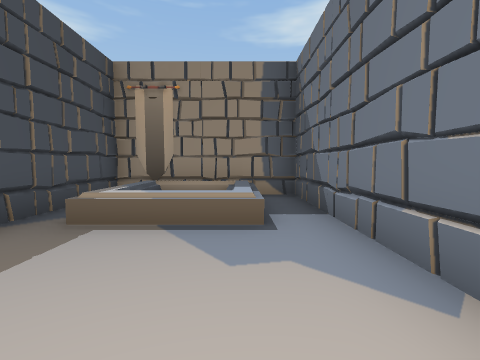
View 1 (above)

15 first-person views from a walk through a scene from a Unity 3-D project. The camera is 1.5 m above the floor, tilts 4° down and sees 90° across. Doors are open. The floor is counted in squares, 2 m on a side. Each view is taken from the middle of a square. On the plan, view 1 faces up. The plan holds only what a view shows up to about 9 squares ahead; the rest is blank. The place goes on beyond the plan. The player character is not drawn.

View 2
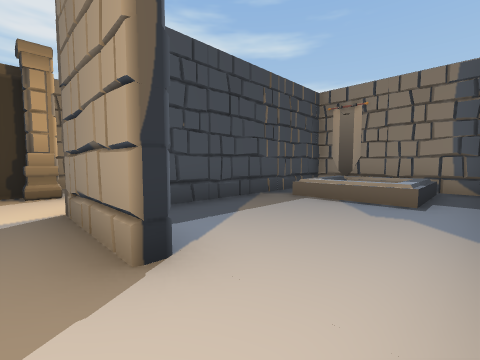

View 3
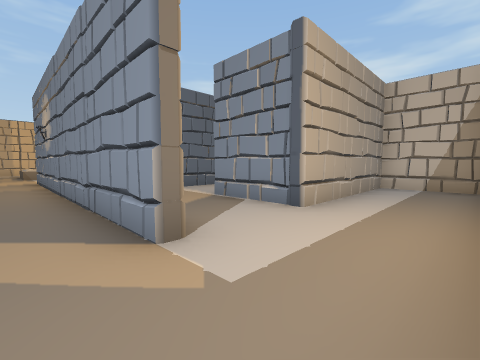

View 4
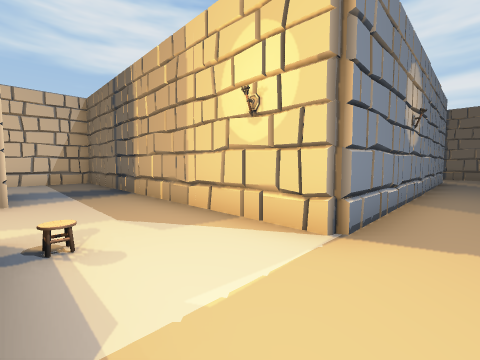

View 5
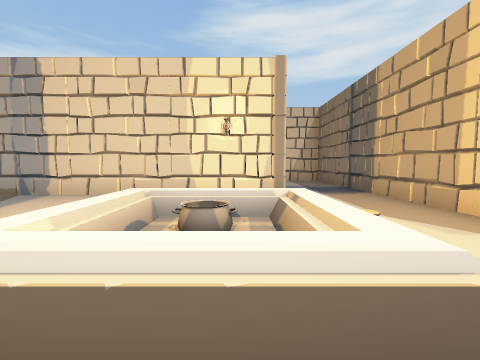

View 6
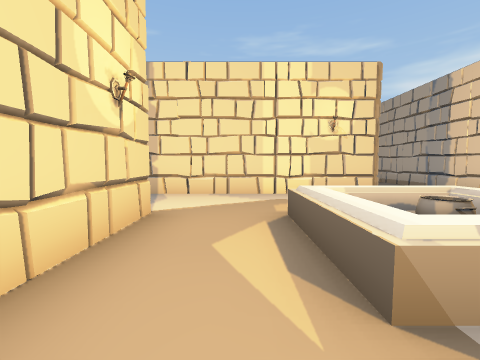

View 7
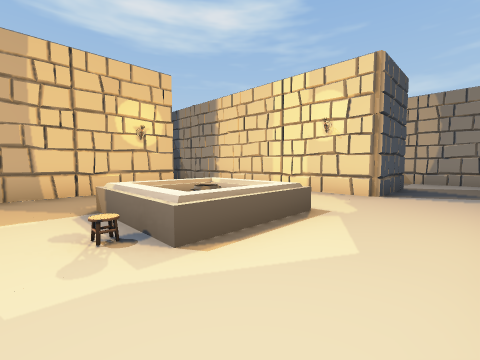

View 8
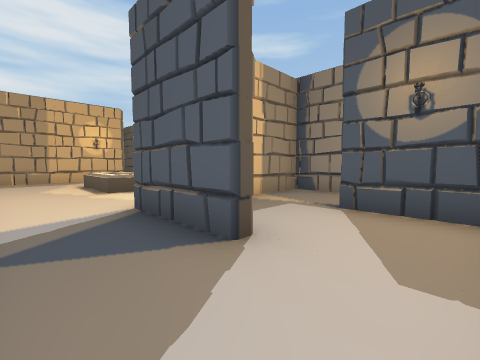

View 9
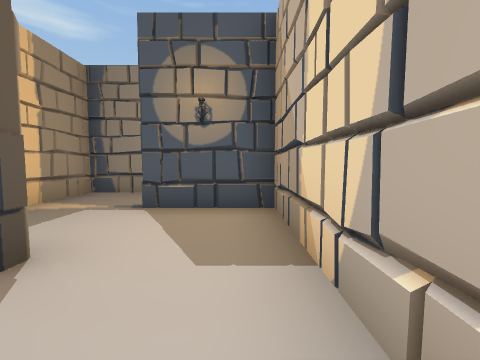

View 10
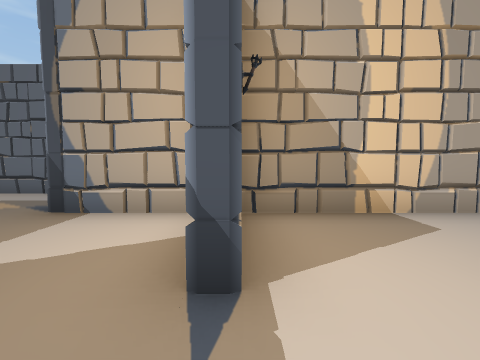

View 11
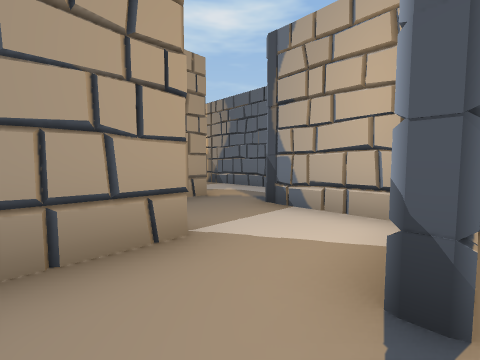

View 12
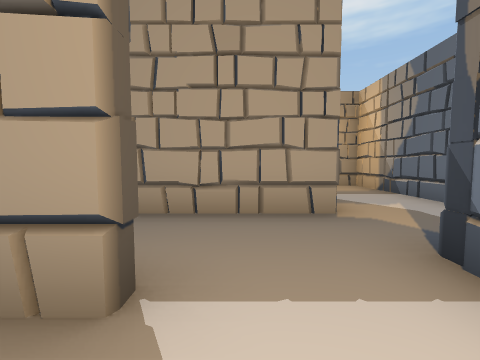

View 13
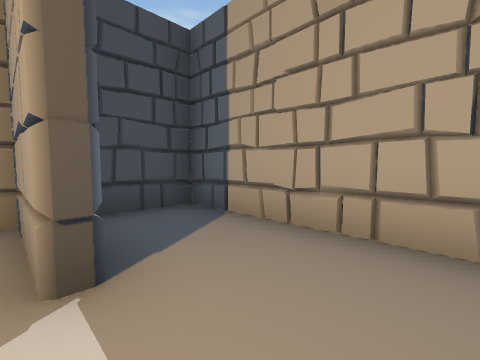

View 14
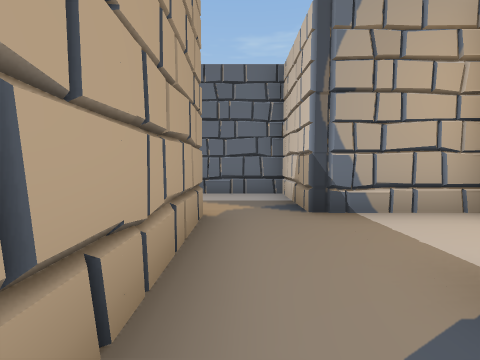

View 15
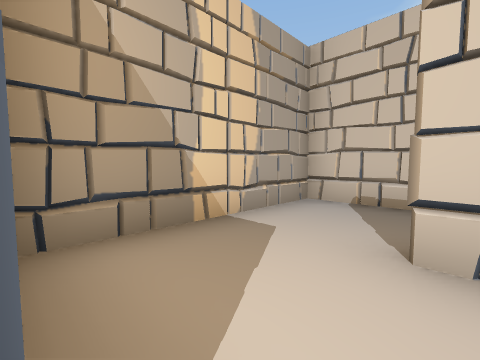

### Floor plan
Key: @ floor where view 1 was taken; # wall or solid block; . main floor; : floor 0.25 m higher than the main floor; = window, fence, low wall or low ledge; ^ raised ledge; C column; A cauldron.
Columns run from 10 left of view 1 to 16 right of it. Each row starts with its distance up from view 1.
 12                         ..#
 11                    #####..#
 10                    #......#
  9                  ..#....###
  8              ####..###..#
  7 ...................#....#
  6 ...#########..^^^..#..###
  5 .....  #^^^##.^A^..#....#
  4 ...... #^:^.#.=^^..###..#
  3 ..###..#^^^.#...........#
  2 ..#   .#....#...........#
  1 ..#    #....#.###########
  0 ..#    #..@.#.
 -1 ### C..###..#.
 -2     #.......#..
 -3             #..
 -4             ###

Where each view was taken, in squares from view 1:
view 1: 0 up, 0 right, facing up
view 2: 2 down, 1 right, facing up-left
view 3: 7 up, 10 left, facing down-right
view 4: 7 up, 4 right, facing down-left
view 5: 7 up, 5 right, facing down
view 6: 7 up, 3 right, facing right
view 7: 2 up, 3 right, facing up-right
view 8: 2 up, 13 right, facing up-left
view 9: 2 up, 13 right, facing up
view 10: 6 up, 10 right, facing right
view 11: 6 up, 10 right, facing up-right
view 12: 7 up, 12 right, facing up
view 13: 8 up, 13 right, facing up-left
view 14: 10 up, 10 right, facing right
view 15: 6 up, 11 right, facing down-right
